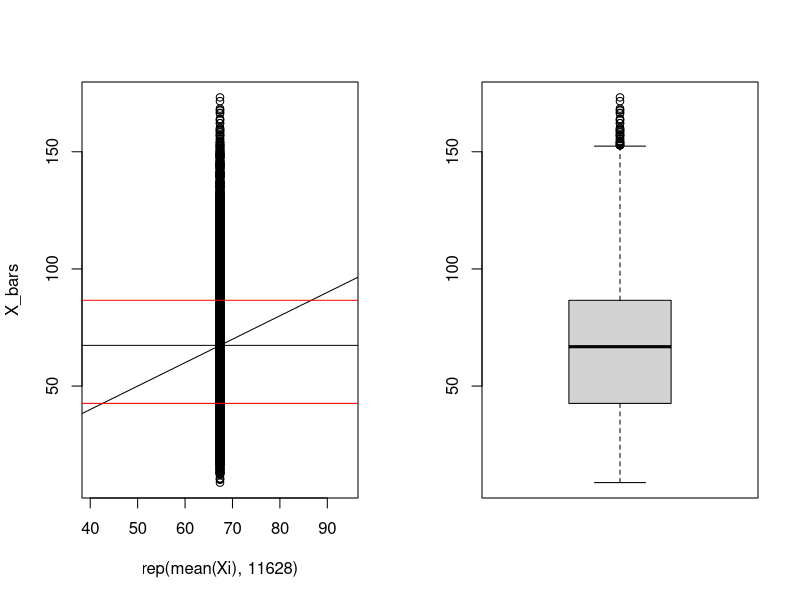
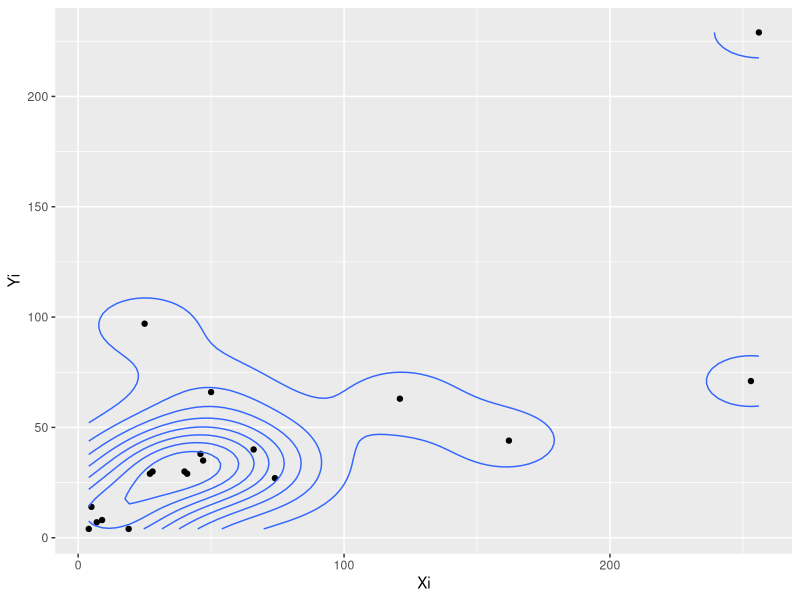
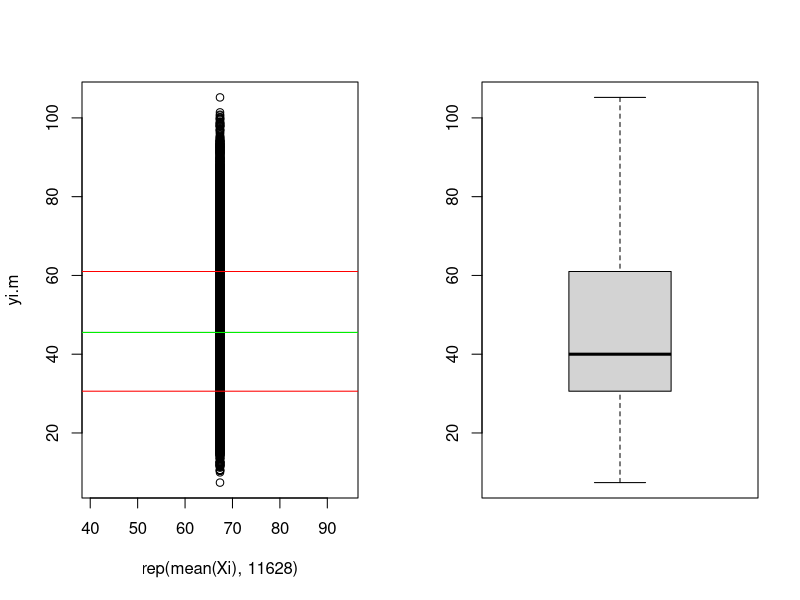
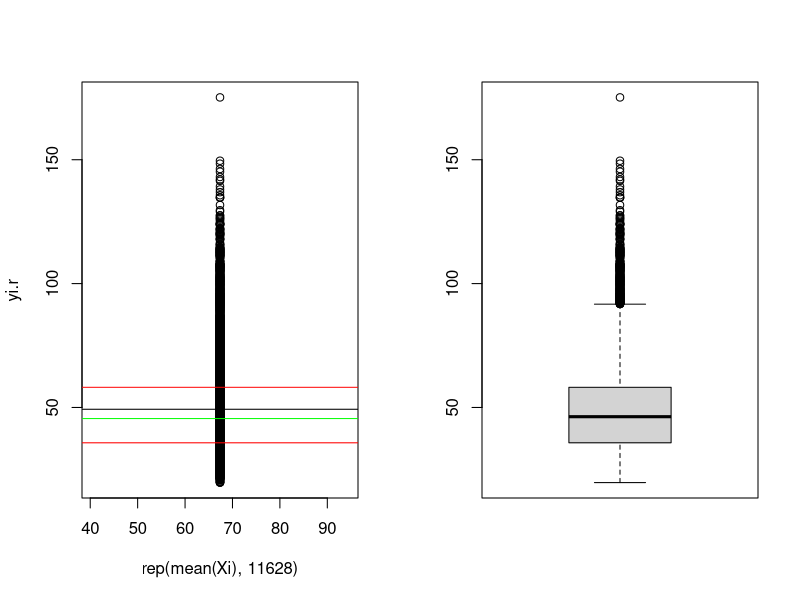
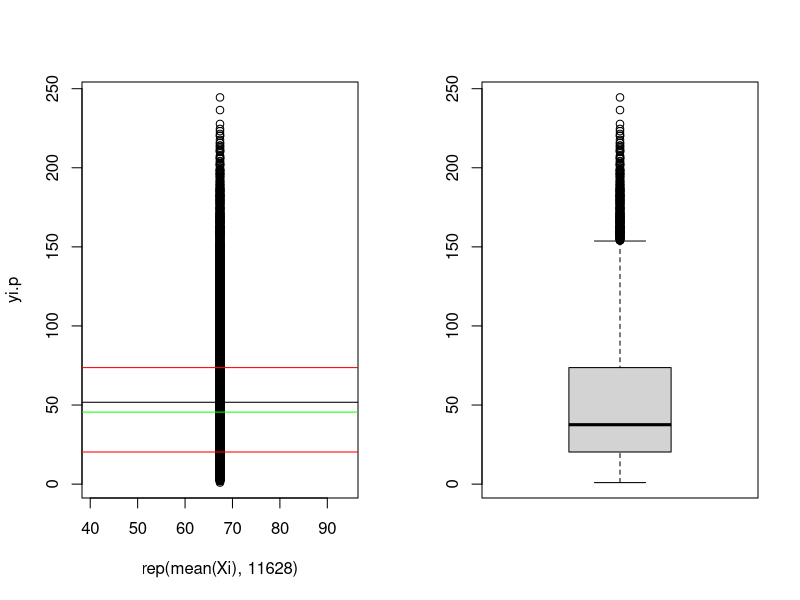
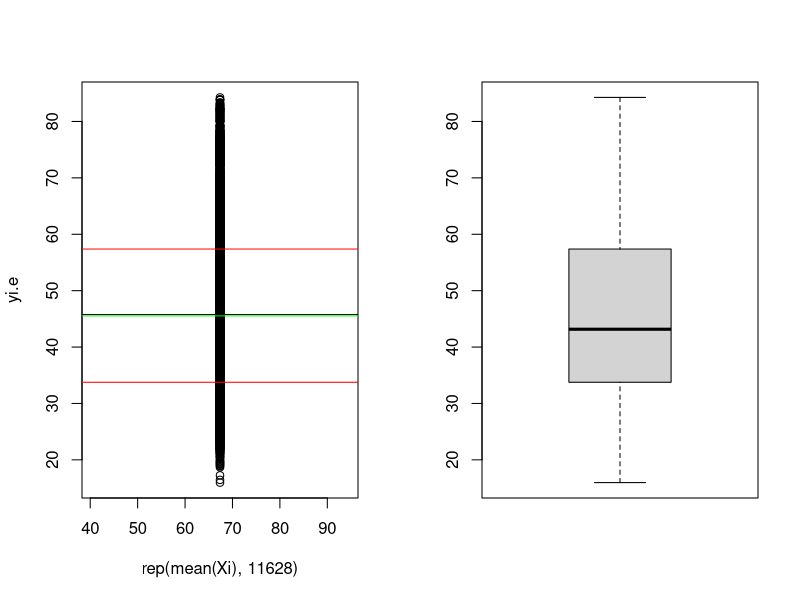
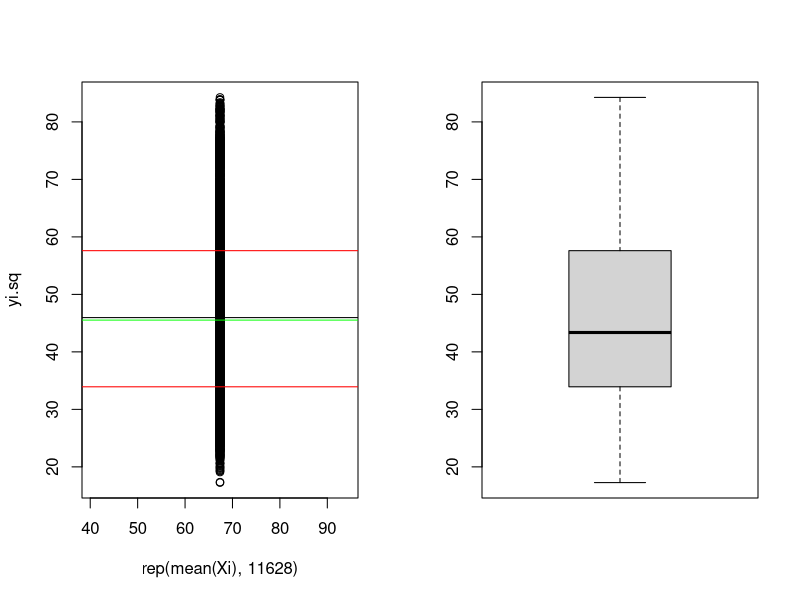
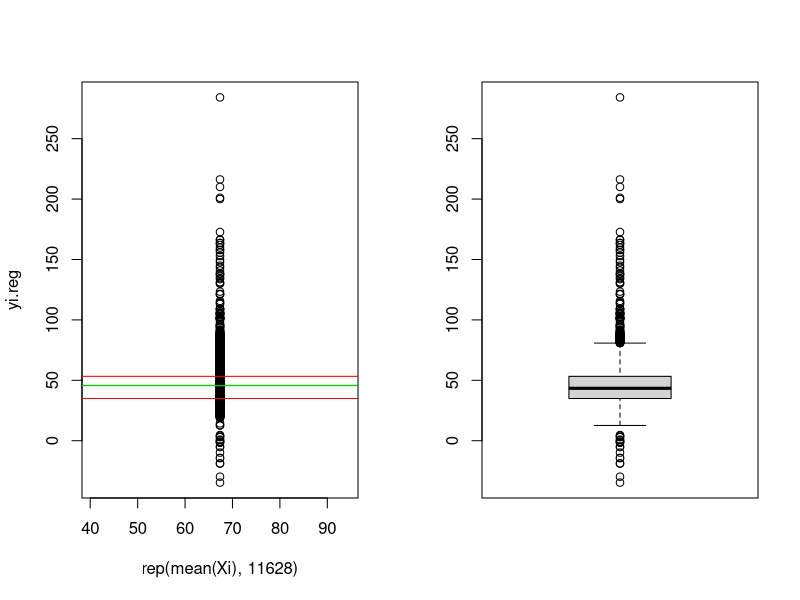

The R script that drew these images, in order:
# A pilot scheme for studying milk yield, breeds, feeding and management practice of cattle and buffaloes were
# conducted in eastern Uttar Pradesh during 1957-1958. The given data below presents total number of milch cows 
# in the 19 selected villages of dry region as enumerated in the rainy season 1957 and as given by Census, 1956.
setwd(dir = "D:\\STUDY PROCESS\\PG Project")
Si.No.Villages <- 1:19
RainySeason_1957 <- c(35,38,71,4,63,4,14,7,66,44,8,229,27,30,29,29,97,30,40)

Census_1956 <- c(47,46,253,19,121,4,5,7,50,162,9,256,74,28,41,27,25,40,66)
Data <- data.frame(Si.No.Villages,RainySeason_1957,Census_1956);Data
#write.csv(Data,"Naturaldata.csv")
Pop_Ybar = mean(RainySeason_1957);Pop_Ybar
Pop_Xbar = mean(Census_1956);Pop_Xbar

# Let Xi = Census_1956, and Yi = RainySeason_1957
Xi = Census_1956;Yi = RainySeason_1957;  Xi;Yi


# Drawing samples out of these population
factorial(19)/(factorial(19-5)*factorial(5))

samples_X <- t(combn(x = Xi,m = 5))
samples_Y <- t(combn(x = Yi,m = 5))
cor(Xi,Yi)

s.cor <- c()
for(i in 1:nrow(samples_X)){
  s.cor[i] <- cor(samples_X[i,],samples_Y[i,])
}
coR <- as.data.frame(table(round(s.cor,1)))
colnames(coR) <- c("sample_correlations","Frequency");coR
prop.table(table(s.cor >= 0.7))
#write.csv(coR,"cor.csv")
# Just performing a test
#
X_bars <- rowMeans(samples_X)                        #
par(mfrow=c(1,2))                                    #
plot(y = X_bars,x = rep(mean(Xi),11628))             #
lines(Xi,Xi)                                         #
abline(a=mean(X_bars),0)
abline(a=quantile(X_bars)[2],0,col="red")
abline(a=quantile(X_bars)[4],0,col="red")
boxplot(X_bars)                                      #
prop.table(table(X_bars>=quantile(X_bars)[2]         #
                 & X_bars<=quantile(X_bars)[4]))     #
par(mfrow=c(1,1))                                    #
data <- data.frame(Yi,Xi)                            #
library(ggplot2)                                     #
ggplot(data = data,aes(x = Xi,y = Yi))+              #
  geom_point()+geom_density2d(aes(x = Xi,y=Yi))      #
                                                     #   
#
yi.s <- samples_Y
xi.s <- samples_X
xi.m <- rowMeans(xi.s)
beta <- c()
for (i in 1:nrow(yi.s)){
  beta[i] <- coef(lm(yi.s[i,]~xi.s[i,]))[2]
}

yi.m <- rowMeans(yi.s);IQR(yi.m) # ----------------------------------mean of all yi_s samples ( For sample mean estimator) 
yi.p <- (yi.m*xi.m)/mean(Xi);IQR(yi.p) # --------------------------  ( For product estimator) 
yi.r <- (yi.m*mean(Xi))/xi.m ;IQR(yi.r) # --------------------------  ( For ratio estimator) 
yi.e <- yi.m*exp((mean(Xi)-xi.m)/(mean(Xi)+xi.m));IQR(yi.e) # -----  ( For exponential estimator) 
yi.sq <- yi.m*(mean(Xi)/xi.m)^.5  ;IQR(yi.sq) # --
yi.reg <- yi.m + (beta*(Pop_Xbar-xi.m));IQR(yi.reg)

#_______________________________________
par(mfrow=c(1,2))                                    
plot(x = rep(mean(Xi),11628),yi.m)
abline(a=mean(yi.m),0)
abline(a=mean(Yi),0,col="green")
abline(a=quantile(yi.m)[2],0,col="red")
abline(a=quantile(yi.m)[4],0,col="red")
boxplot(yi.m)
IQR(yi.m)
max(yi.m)
#_______________________________________
par(mfrow=c(1,2))                                    
plot(x = rep(mean(Xi),11628),yi.r)
abline(a=mean(yi.r),0)
abline(a=mean(Yi),0,col="green")
abline(a=quantile(yi.r)[2],0,col="red")
abline(a=quantile(yi.r)[4],0,col="red")
boxplot(yi.r)
IQR(yi.r)


#_______________________________________
par(mfrow=c(1,2))                                    
plot(x = rep(mean(Xi),11628),yi.p)
abline(a=mean(yi.p),0)
abline(a=mean(Yi),0,col="green")
abline(a=quantile(yi.p)[2],0,col="red")
abline(a=quantile(yi.p)[4],0,col="red")
boxplot(yi.p)
IQR(yi.p)
min(yi.p)
max(yi.p)
#_______________________________________
par(mfrow=c(1,2))                                    
plot(x = rep(mean(Xi),11628),yi.e)
abline(a=mean(yi.e),0)
abline(a=mean(Yi),0,col="green")
abline(a=quantile(yi.e)[2],0,col="red")
abline(a=quantile(yi.e)[4],0,col="red")
boxplot(yi.e)
IQR(yi.e)
min(yi.e)
max(yi.e)

#_______________________________________
par(mfrow=c(1,2))                                    
plot(x = rep(mean(Xi),11628),yi.sq)
abline(a=mean(yi.sq),0)
abline(a=mean(Yi),0,col="green")
abline(a=quantile(yi.sq)[2],0,col="red")
abline(a=quantile(yi.sq)[4],0,col="red")
boxplot(yi.sq)
IQR(yi.sq)
min(yi.sq)
max(yi.sq)

#_______________________________________
par(mfrow=c(1,2))                                    
plot(x = rep(mean(Xi),11628),yi.reg)
abline(a=mean(yi.reg),0)
abline(a=mean(Yi),0,col="green")
abline(a=quantile(yi.reg)[2],0,col="red")
abline(a=quantile(yi.reg)[4],0,col="red")
boxplot(yi.reg)
IQR(yi.reg)
max(yi.reg)

estimates <- data.frame(yi.m,yi.r,yi.p,yi.e,yi.sq,yi.reg)

summary_est <- sapply(estimates, summary)
IQR_est <- sapply(estimates,IQR)
range_est <- diff(sapply(estimates, range))
estimate.tables <-rbind(summary_est,IQR_est,range_est) 
#write.csv(estimate.tables,"summaryestimator.csv")

